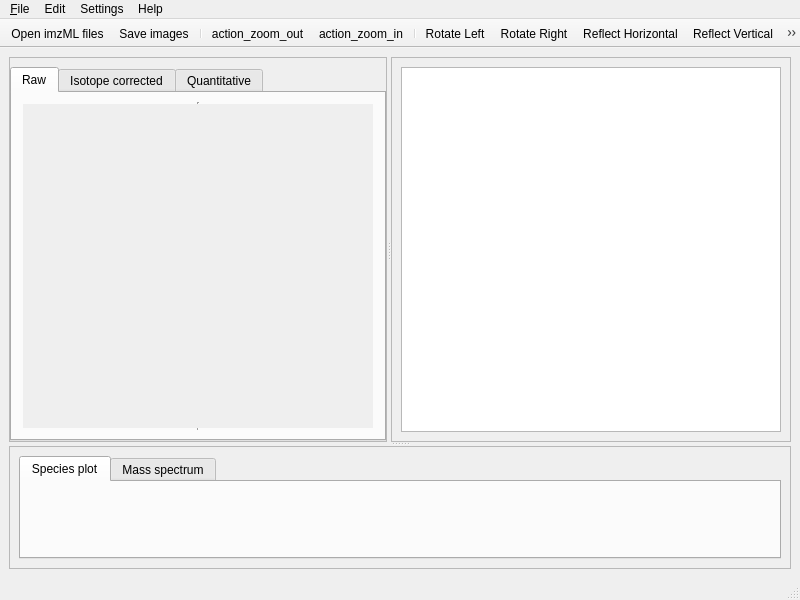
<?xml version="1.0" encoding="UTF-8"?>
<ui version="4.0">
 <class>MainWindow</class>
 <widget class="QMainWindow" name="MainWindow">
  <property name="geometry">
   <rect>
    <x>0</x>
    <y>0</y>
    <width>800</width>
    <height>600</height>
   </rect>
  </property>
  <property name="windowTitle">
   <string>MainWindow</string>
  </property>
  <widget class="QWidget" name="centralwidget">
   <layout class="QVBoxLayout" name="verticalLayout_7">
    <item>
     <widget class="QSplitter" name="splitter_charts">
      <property name="orientation">
       <enum>Qt::Orientation::Vertical</enum>
      </property>
      <widget class="QSplitter" name="splitter">
       <property name="orientation">
        <enum>Qt::Orientation::Horizontal</enum>
       </property>
       <widget class="QFrame" name="frame_1">
        <property name="minimumSize">
         <size>
          <width>0</width>
          <height>0</height>
         </size>
        </property>
        <property name="frameShape">
         <enum>QFrame::Shape::StyledPanel</enum>
        </property>
        <property name="frameShadow">
         <enum>QFrame::Shadow::Raised</enum>
        </property>
        <layout class="QGridLayout" name="gridLayout">
         <property name="leftMargin">
          <number>0</number>
         </property>
         <property name="rightMargin">
          <number>0</number>
         </property>
         <property name="bottomMargin">
          <number>0</number>
         </property>
         <item row="0" column="0">
          <widget class="QTabWidget" name="tab_widget">
           <property name="currentIndex">
            <number>0</number>
           </property>
           <widget class="QWidget" name="tab_raw">
            <attribute name="title">
             <string>Raw</string>
            </attribute>
            <attribute name="toolTip">
             <string>Raw images</string>
            </attribute>
            <layout class="QGridLayout" name="gridLayout_5">
             <item row="0" column="0">
              <widget class="QScrollArea" name="scroll_area_raw">
               <property name="frameShape">
                <enum>QFrame::Shape::VLine</enum>
               </property>
               <property name="widgetResizable">
                <bool>true</bool>
               </property>
               <widget class="QWidget" name="scroll_area_raw_contents">
                <property name="geometry">
                 <rect>
                  <x>0</x>
                  <y>0</y>
                  <width>337</width>
                  <height>279</height>
                 </rect>
                </property>
                <layout class="QVBoxLayout" name="verticalLayout_4"/>
               </widget>
              </widget>
             </item>
            </layout>
           </widget>
           <widget class="QWidget" name="tab_iso">
            <attribute name="title">
             <string>Isotope corrected</string>
            </attribute>
            <attribute name="toolTip">
             <string>Isotope corrected images</string>
            </attribute>
            <layout class="QGridLayout" name="gridLayout_3">
             <item row="0" column="0">
              <widget class="QScrollArea" name="scroll_area_iso">
               <property name="sizePolicy">
                <sizepolicy hsizetype="Expanding" vsizetype="Expanding">
                 <horstretch>0</horstretch>
                 <verstretch>0</verstretch>
                </sizepolicy>
               </property>
               <property name="minimumSize">
                <size>
                 <width>0</width>
                 <height>0</height>
                </size>
               </property>
               <property name="widgetResizable">
                <bool>true</bool>
               </property>
               <widget class="QWidget" name="scroll_area_iso_contents">
                <property name="geometry">
                 <rect>
                  <x>0</x>
                  <y>0</y>
                  <width>98</width>
                  <height>28</height>
                 </rect>
                </property>
                <layout class="QVBoxLayout" name="verticalLayout_2"/>
               </widget>
              </widget>
             </item>
            </layout>
           </widget>
           <widget class="QWidget" name="tab_quant">
            <attribute name="title">
             <string>Quantitative</string>
            </attribute>
            <attribute name="toolTip">
             <string>Quantified images</string>
            </attribute>
            <layout class="QGridLayout" name="gridLayout_4">
             <item row="0" column="0">
              <widget class="QScrollArea" name="scroll_area_quant">
               <property name="widgetResizable">
                <bool>true</bool>
               </property>
               <widget class="QWidget" name="scroll_area_quant_contents">
                <property name="geometry">
                 <rect>
                  <x>0</x>
                  <y>0</y>
                  <width>98</width>
                  <height>28</height>
                 </rect>
                </property>
                <layout class="QVBoxLayout" name="verticalLayout_3"/>
               </widget>
              </widget>
             </item>
            </layout>
           </widget>
          </widget>
         </item>
        </layout>
       </widget>
       <widget class="QFrame" name="frame_2">
        <property name="sizePolicy">
         <sizepolicy hsizetype="Preferred" vsizetype="Preferred">
          <horstretch>0</horstretch>
          <verstretch>0</verstretch>
         </sizepolicy>
        </property>
        <property name="maximumSize">
         <size>
          <width>400</width>
          <height>16777215</height>
         </size>
        </property>
        <property name="baseSize">
         <size>
          <width>0</width>
          <height>0</height>
         </size>
        </property>
        <property name="frameShape">
         <enum>QFrame::Shape::StyledPanel</enum>
        </property>
        <property name="frameShadow">
         <enum>QFrame::Shadow::Raised</enum>
        </property>
        <layout class="QVBoxLayout" name="verticalLayout">
         <item>
          <widget class="QTableView" name="species_table">
           <property name="baseSize">
            <size>
             <width>0</width>
             <height>0</height>
            </size>
           </property>
           <property name="editTriggers">
            <set>QAbstractItemView::EditTrigger::DoubleClicked</set>
           </property>
           <property name="tabKeyNavigation">
            <bool>false</bool>
           </property>
           <property name="selectionMode">
            <enum>QAbstractItemView::SelectionMode::ExtendedSelection</enum>
           </property>
           <property name="selectionBehavior">
            <enum>QAbstractItemView::SelectionBehavior::SelectRows</enum>
           </property>
          </widget>
         </item>
        </layout>
       </widget>
      </widget>
      <widget class="QFrame" name="barplot_frame">
       <property name="frameShape">
        <enum>QFrame::Shape::StyledPanel</enum>
       </property>
       <property name="frameShadow">
        <enum>QFrame::Shadow::Raised</enum>
       </property>
       <layout class="QVBoxLayout" name="verticalLayout_5">
        <item>
         <widget class="QTabWidget" name="tab_widget_charts">
          <property name="currentIndex">
           <number>0</number>
          </property>
          <widget class="QWidget" name="tab_species_plot">
           <attribute name="title">
            <string>Species plot</string>
           </attribute>
           <layout class="QVBoxLayout" name="verticalLayout_6">
            <property name="bottomMargin">
             <number>0</number>
            </property>
           </layout>
          </widget>
          <widget class="QWidget" name="tab_mz_spectrum">
           <attribute name="title">
            <string>Mass spectrum</string>
           </attribute>
           <layout class="QVBoxLayout" name="verticalLayout_8"/>
          </widget>
         </widget>
        </item>
       </layout>
      </widget>
     </widget>
    </item>
   </layout>
  </widget>
  <widget class="QMenuBar" name="menubar">
   <property name="geometry">
    <rect>
     <x>0</x>
     <y>0</y>
     <width>800</width>
     <height>24</height>
    </rect>
   </property>
   <widget class="QMenu" name="menu_file">
    <property name="title">
     <string>&amp;File</string>
    </property>
    <addaction name="action_open_imzml_dialog"/>
    <addaction name="action_open_save_dialog"/>
    <addaction name="separator"/>
    <addaction name="action_export_python_pickle"/>
   </widget>
   <widget class="QMenu" name="menuEdit">
    <property name="title">
     <string>Edit</string>
    </property>
    <addaction name="action_rotate_left"/>
    <addaction name="action_rotate_right"/>
    <addaction name="action_reflect_horizontal"/>
    <addaction name="action_reflect_vertical"/>
    <addaction name="separator"/>
    <addaction name="action_copy_species_plot"/>
   </widget>
   <widget class="QMenu" name="menuHelp">
    <property name="title">
     <string>Help</string>
    </property>
    <addaction name="action_open_about_dialog"/>
   </widget>
   <widget class="QMenu" name="menuSettings">
    <property name="title">
     <string>Settings</string>
    </property>
    <addaction name="action_open_calculator_dialog"/>
    <addaction name="action_open_settings_window"/>
   </widget>
   <addaction name="menu_file"/>
   <addaction name="menuEdit"/>
   <addaction name="menuSettings"/>
   <addaction name="menuHelp"/>
  </widget>
  <widget class="QStatusBar" name="statusbar"/>
  <widget class="QToolBar" name="toolBar">
   <property name="windowTitle">
    <string>toolBar</string>
   </property>
   <property name="movable">
    <bool>false</bool>
   </property>
   <property name="iconSize">
    <size>
     <width>20</width>
     <height>20</height>
    </size>
   </property>
   <attribute name="toolBarArea">
    <enum>TopToolBarArea</enum>
   </attribute>
   <attribute name="toolBarBreak">
    <bool>false</bool>
   </attribute>
   <addaction name="action_open_imzml_dialog"/>
   <addaction name="action_open_save_dialog"/>
   <addaction name="separator"/>
   <addaction name="action_zoom_out"/>
   <addaction name="action_zoom_in"/>
   <addaction name="separator"/>
   <addaction name="action_rotate_left"/>
   <addaction name="action_rotate_right"/>
   <addaction name="action_reflect_horizontal"/>
   <addaction name="action_reflect_vertical"/>
   <addaction name="separator"/>
   <addaction name="action_global"/>
   <addaction name="separator"/>
   <addaction name="action_open_calculator_dialog"/>
   <addaction name="action_open_settings_window"/>
   <addaction name="action_open_about_dialog"/>
  </widget>
  <action name="action_open_imzml_dialog">
   <property name="icon">
    <iconset resource="../resources.qrc">
     <normaloff>:/images/icons/open_file.png</normaloff>:/images/icons/open_file.png</iconset>
   </property>
   <property name="text">
    <string>Open imzML files...</string>
   </property>
  </action>
  <action name="action_open_save_dialog">
   <property name="icon">
    <iconset resource="../resources.qrc">
     <normaloff>:/images/icons/save.png</normaloff>:/images/icons/save.png</iconset>
   </property>
   <property name="text">
    <string>Save images...</string>
   </property>
  </action>
  <action name="action_zoom_in">
   <property name="icon">
    <iconset resource="../resources.qrc">
     <normaloff>:/images/icons/zoom_in.png</normaloff>:/images/icons/zoom_in.png</iconset>
   </property>
   <property name="text">
    <string>action_zoom_in</string>
   </property>
   <property name="toolTip">
    <string>Zoom in</string>
   </property>
   <property name="menuRole">
    <enum>QAction::MenuRole::NoRole</enum>
   </property>
  </action>
  <action name="action_zoom_out">
   <property name="icon">
    <iconset resource="../resources.qrc">
     <normaloff>:/images/icons/zoom_out.png</normaloff>:/images/icons/zoom_out.png</iconset>
   </property>
   <property name="text">
    <string>action_zoom_out</string>
   </property>
   <property name="toolTip">
    <string>Zoom out</string>
   </property>
   <property name="menuRole">
    <enum>QAction::MenuRole::NoRole</enum>
   </property>
  </action>
  <action name="action_global">
   <property name="checkable">
    <bool>true</bool>
   </property>
   <property name="icon">
    <iconset resource="../resources.qrc">
     <normaloff>:/images/icons/global.png</normaloff>:/images/icons/global.png</iconset>
   </property>
   <property name="text">
    <string>global</string>
   </property>
   <property name="toolTip">
    <string>Global scale</string>
   </property>
   <property name="menuRole">
    <enum>QAction::MenuRole::NoRole</enum>
   </property>
  </action>
  <action name="action_rotate_left">
   <property name="icon">
    <iconset resource="../resources.qrc">
     <normaloff>:/images/icons/rotate_left.png</normaloff>:/images/icons/rotate_left.png</iconset>
   </property>
   <property name="text">
    <string>Rotate Left</string>
   </property>
   <property name="menuRole">
    <enum>QAction::MenuRole::NoRole</enum>
   </property>
  </action>
  <action name="action_rotate_right">
   <property name="icon">
    <iconset resource="../resources.qrc">
     <normaloff>:/images/icons/rotate_right.png</normaloff>:/images/icons/rotate_right.png</iconset>
   </property>
   <property name="text">
    <string>Rotate Right</string>
   </property>
   <property name="menuRole">
    <enum>QAction::MenuRole::NoRole</enum>
   </property>
  </action>
  <action name="action_reflect_horizontal">
   <property name="icon">
    <iconset resource="../resources.qrc">
     <normaloff>:/images/icons/reflect_horizontal.png</normaloff>:/images/icons/reflect_horizontal.png</iconset>
   </property>
   <property name="text">
    <string>Reflect Horizontal</string>
   </property>
   <property name="menuRole">
    <enum>QAction::MenuRole::NoRole</enum>
   </property>
  </action>
  <action name="action_reflect_vertical">
   <property name="icon">
    <iconset resource="../resources.qrc">
     <normaloff>:/images/icons/reflect_vertical.png</normaloff>:/images/icons/reflect_vertical.png</iconset>
   </property>
   <property name="text">
    <string>Reflect Vertical</string>
   </property>
   <property name="menuRole">
    <enum>QAction::MenuRole::NoRole</enum>
   </property>
  </action>
  <action name="action_open_about_dialog">
   <property name="icon">
    <iconset resource="../resources.qrc">
     <normaloff>:/images/icons/help.png</normaloff>:/images/icons/help.png</iconset>
   </property>
   <property name="text">
    <string>About</string>
   </property>
   <property name="menuRole">
    <enum>QAction::MenuRole::NoRole</enum>
   </property>
  </action>
  <action name="action_open_settings_window">
   <property name="icon">
    <iconset resource="../resources.qrc">
     <normaloff>:/images/icons/settings.png</normaloff>:/images/icons/settings.png</iconset>
   </property>
   <property name="text">
    <string>Settings</string>
   </property>
   <property name="menuRole">
    <enum>QAction::MenuRole::NoRole</enum>
   </property>
  </action>
  <action name="action_copy_species_plot">
   <property name="text">
    <string>Copy Species plot...</string>
   </property>
  </action>
  <action name="action_open_calculator_dialog">
   <property name="icon">
    <iconset resource="../resources.qrc">
     <normaloff>:/images/icons/calculator.png</normaloff>:/images/icons/calculator.png</iconset>
   </property>
   <property name="text">
    <string>Standard calculator</string>
   </property>
   <property name="menuRole">
    <enum>QAction::MenuRole::NoRole</enum>
   </property>
  </action>
  <action name="action_export_python_pickle">
   <property name="text">
    <string>Export Python pickle...</string>
   </property>
  </action>
 </widget>
 <resources>
  <include location="../resources.qrc"/>
 </resources>
 <connections/>
</ui>
